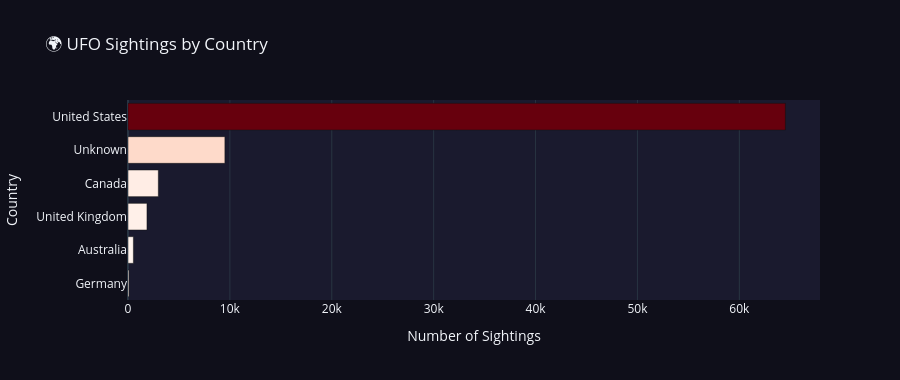

Source (notebook cell):
### Markdown cell above
### 5.3 Country & Region Analysis

### Code cell
# ── 5.3a: Country Comparison 
country_counts = df['country_label'].value_counts()

fig = px.bar(x=country_counts.values,
             y=country_counts.index,
             orientation='h',
             title=' UFO Sightings by Country',
             labels={'x':'Number of Sightings','y':'Country'},
             color=country_counts.values,
             color_continuous_scale='Reds')
fig.update_layout(
    template='plotly_dark',
    paper_bgcolor='#0f0f1a',
    plot_bgcolor='#1a1a2e',
    coloraxis_showscale=False,
    yaxis={'categoryorder':'total ascending'},
    height=380
)
fig.show()

us_pct = (df['country'] == 'us').sum() / len(df) * 100
print(f'💡 United States accounts for {us_pct:.1f}% of all reports.')
print("   This likely reflects NUFORC US origins and English-language bias,")
print('   and higher internet penetration in the reporting period.')

### Figure 1 — Plotly figure (JSON) as saved in the notebook; plotly's stock layout.template omitted (floating-point values rounded to 4 significant figures)
{"data": [{"hovertemplate": "Number of Sightings=%{x}<br>Country=%{y}<br>color=%{marker.color}<extra></extra>", "legendgroup": "", "marker": {"color": [64520, 9509, 2977, 1862, 529, 101], "coloraxis": "coloraxis", "pattern": {"shape": ""}}, "name": "", "orientation": "h", "showlegend": false, "textposition": "auto", "type": "bar", "x": [64520, 9509, 2977, 1862, 529, 101], "xaxis": "x", "y": ["United States", "Unknown", "Canada", "United Kingdom", "Australia", "Germany"], "yaxis": "y"}], "layout": {"barmode": "relative", "coloraxis": {"colorbar": {"title": {"text": "color"}}, "colorscale": [[0, "rgb(255,245,240)"], [0.125, "rgb(254,224,210)"], [0.25, "rgb(252,187,161)"], [0.375, "rgb(252,146,114)"], [0.5, "rgb(251,106,74)"], [0.625, "rgb(239,59,44)"], [0.75, "rgb(203,24,29)"], [0.875, "rgb(165,15,21)"], [1, "rgb(103,0,13)"]], "showscale": false}, "height": 380, "legend": {"tracegroupgap": 0}, "paper_bgcolor": "#0f0f1a", "plot_bgcolor": "#1a1a2e", "title": {"text": "🌍 UFO Sightings by Country"}, "xaxis": {"anchor": "y", "domain": [0, 1], "title": {"text": "Number of Sightings"}}, "yaxis": {"anchor": "x", "categoryorder": "total ascending", "domain": [0, 1], "title": {"text": "Country"}}}}
